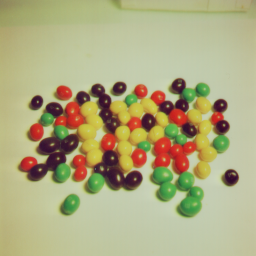
#> input picture images/4.1.08.tiff, 256 x 256 px
$ jupyter execute 2_Linearity_and_Convolutions.ipynb
#> lines starting #> are read from the running program, lines starting #| are printed output that depends on the picture
# Linearity and Convolutions

[cell 1]
import matplotlib
import numpy as np
import matplotlib.cm as cm
import matplotlib.pyplot as plt
from scipy.stats import multivariate_normal
from mpl_toolkits.mplot3d import Axes3D
import cv2
from scipy.signal import correlate

from scipy.ndimage import convolve, correlate

[cell 2]
i = np.arange(1,17, dtype='float').reshape(4,4)
k = np.array([
        [-1, -1,1], [-1,0,1], [-1,1,1]])

print ("Image:\n {0}\n".format(i))
print ("Kernel:\n {0}\n".format(k))

correlate = cv2.filter2D(i,-1,k)
print ("correlate:\n {0}\n".format(correlate))
assert np.sum(i[0:3,0:3]*k) == correlate[1,1]

z = cv2.flip(k,-1)
print ("Flipped Kernel:\n {0}\n".format(z))
convolve = cv2.filter2D(i,-1, z)
print ("correlate:\n {0}\n".format(convolve))
assert np.sum(i[0:3,0:3]*z) == convolve[1,1]

[cell 3]
kernel = np.array([[200,200,200],[200,255,200],[200,200,200]])
print (kernel)
plt.contourf(np.array([[0,0,0],[1,1,1],[2,2,2]]),
             np.array([[0,1,2],[0,1,2],[0,1,2]]),
             np.array([[200,200,200],[200,255,200],[200,200,200]]))
plt.show()
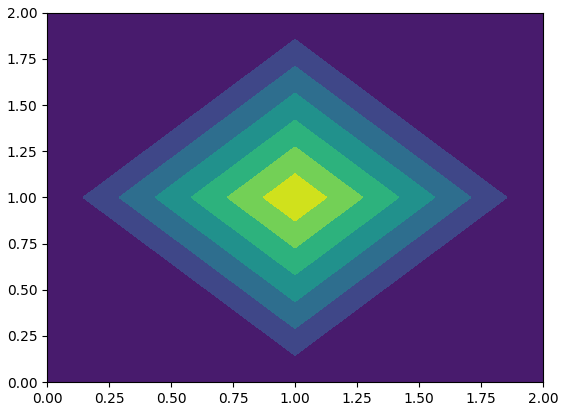
#> figure drawn by matplotlib, 1 panel

[cell 4]
plt.close('all')
x, y = np.mgrid[-10:10:.05, -10:10:.05]
pos = np.empty(x.shape + (2,))
pos[:, :, 0] = x; pos[:, :, 1] = y
rv = multivariate_normal([0,0],[[5,0],[0,5]])
#plt.contourf(x, y, rv.pdf(pos))

fig = plt.figure(figsize=(9,9))
ax = fig.add_subplot(111, projection='3d')

ax.plot_surface(x,y,rv.pdf(pos))
plt.show()
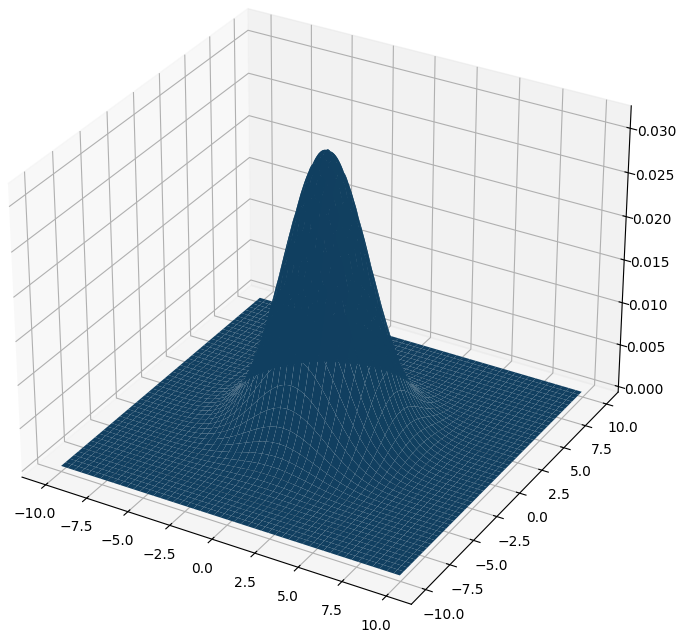
#> figure drawn by matplotlib, 1 panel

[cell 5]
img = rv.pdf(pos)
plt.imshow(img)
plt.show()
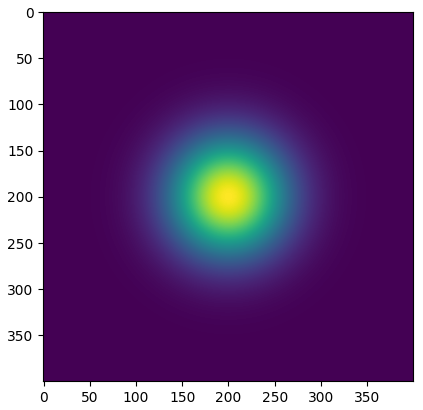
#> figure drawn by matplotlib, 1 panel
print (img.shape)

# Filters

[cell 6]
lena = cv2.imread("images/4.1.08.tiff",0)
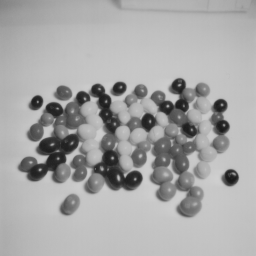
#> lena: shape (256, 256); min 24, max 208, mean 167.2

plt.close('all')
plt.figure(figsize=(15,15))
plt.subplot(3,2,1)
plt.imshow(lena, cmap='gray')
print (img[200:202,200:202].flatten())
plt.title('original'), plt.xticks([]), plt.yticks([])

# Uniform weight --- correlation filter
kernel = np.ones((5,5),np.float32)/25
img = cv2.filter2D(lena,-1,kernel)
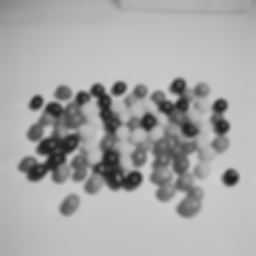
#> img: shape (256, 256); min 28, max 206, mean 167.2
print (img[200:202,200:202].flatten())
#| [154 167 157 169]
plt.subplot(3,2,2)
plt.imshow(img, cmap='gray')
plt.title('Uniform Weights (1)'), plt.xticks([]), plt.yticks([])


# Non uniform weight --- cross correlation filter
kernel = np.random.randint(1,100,(5,5))
kernel = kernel/ np.sum(kernel)
img = cv2.filter2D(lena,-1,kernel)
print (img[200:202,200:202].flatten())
#| [156 168 158 171]
plt.subplot(3,2,3)
plt.imshow(img, cmap='gray')
plt.title('Non-Uniform Weights (1-100)'), plt.xticks([]), plt.yticks([])

# Gaussian --- cross correlation filter
kernel = cv2.getGaussianKernel(5,1)
img = cv2.filter2D(lena,-1,kernel)
print (img[200:202,200:202].flatten())
#| [150 172 152 178]
plt.subplot(3,2,4)
plt.imshow(img, cmap='gray')
plt.title('Gaussian Filter (1)'), plt.xticks([]), plt.yticks([])

img = cv2.GaussianBlur(lena, (5,5), 1)
print (img[200:202,200:202].flatten())
#| [153 170 156 174]
plt.subplot(3,2,5)
plt.imshow(img, cmap='gray')
plt.title('Gaussian Filter (1)'), plt.xticks([]), plt.yticks([])

kernel = cv2.getGaussianKernel(5,2)
img = cv2.filter2D(lena,-1,kernel)
print (img[200:202,200:202].flatten())
#| [148 170 150 175]
plt.subplot(3,2,6)
plt.imshow(img, cmap='gray')
plt.title('Gaussian Filter (2)'), plt.xticks([]), plt.yticks([])

plt.tight_layout()
plt.show()

## Median Filter

[cell 7]
plt.close('all')
plt.figure(figsize=(15,15))
img = np.copy(lena)
# Add noise
noise = np.random.randint(0,100,size=img.shape)
img = np.where(noise==0,0,img)
img = np.where(noise==99,255,img)
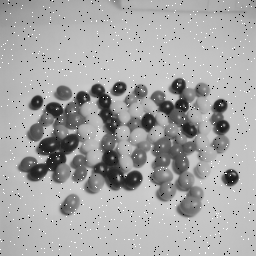
#> img: shape (256, 256); min 0, max 255, mean 166.4
plt.subplot(1,2,1)
plt.imshow(img,cmap='gray'), plt.xticks([]), plt.yticks([]), plt.title('Salt & Pepper Noise')
img = cv2.medianBlur(img,3)
plt.subplot(1,2,2)
plt.imshow(img,cmap='gray'), plt.xticks([]), plt.yticks([]), plt.title('Median Filter/Blur')
plt.show()

$ run again, with images/4.2.01.tiff copied over images/4.1.08.tiff
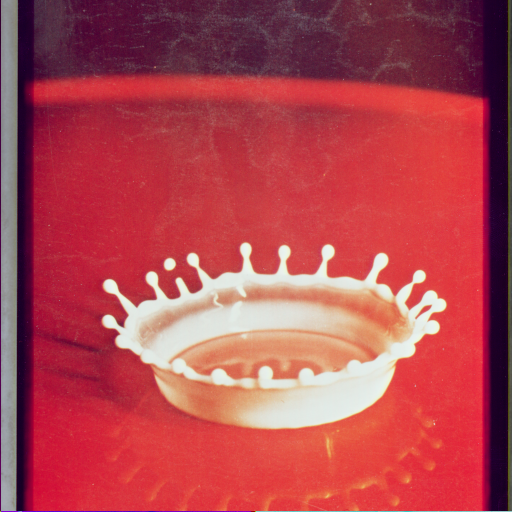
#> input picture images/4.2.01.tiff, 512 x 512 px
#> `lena = cv2.imread("images/4.1.08.tiff",0)`:
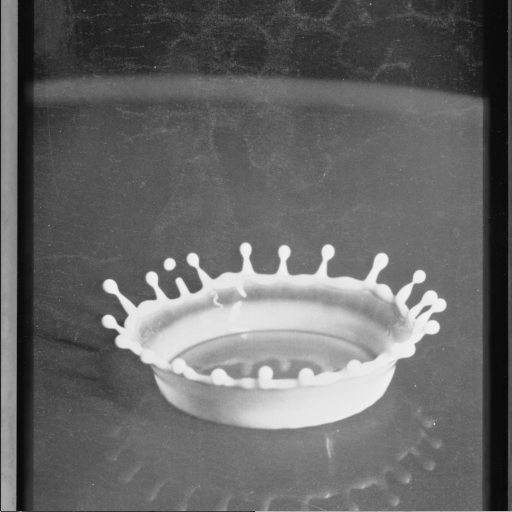
#> lena: shape (512, 512); min 9, max 242, mean 103.2
#| [102 102 103 103]
#| [102 102 103 103]
#| [101 105 103 104]
#| [102 103 103 103]
#| [101 104 102 104]
#> `img = np.where(noise==99,255,img)`:
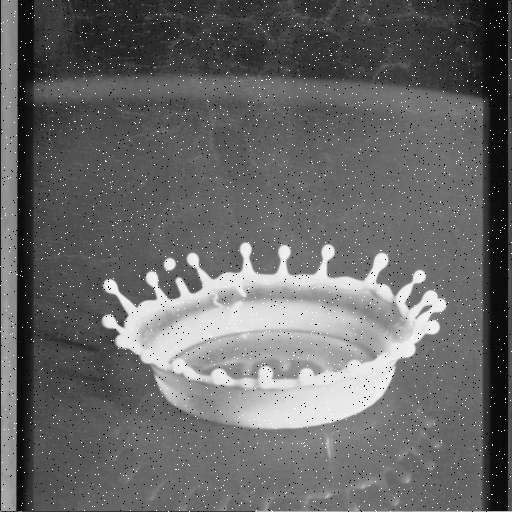
#> img: shape (512, 512); min 0, max 255, mean 103.7
